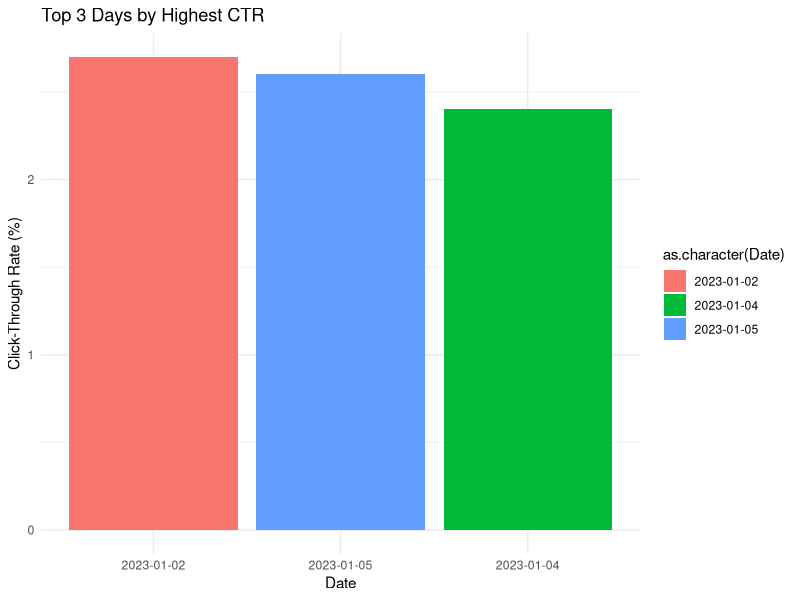

Write the R code that produced this figure.
library(ggplot2)
library(dplyr)

df21 <- data.frame(
  Date = as.Date(c("2023-01-01", "2023-01-02", "2023-01-03", "2023-01-04", "2023-01-05")),
  CTR = c(2.3, 2.7, 2.0, 2.4, 2.6)
)

N <- 3
top_n_days <- df21 %>% arrange(desc(CTR)) %>% head(N)

ggplot(top_n_days, aes(x = reorder(as.character(Date), -CTR), y = CTR, fill = as.character(Date))) +
  geom_bar(stat = "identity") +
  labs(title = paste("Top", N, "Days by Highest CTR"), x = "Date", y = "Click-Through Rate (%)") +
  theme_minimal()
